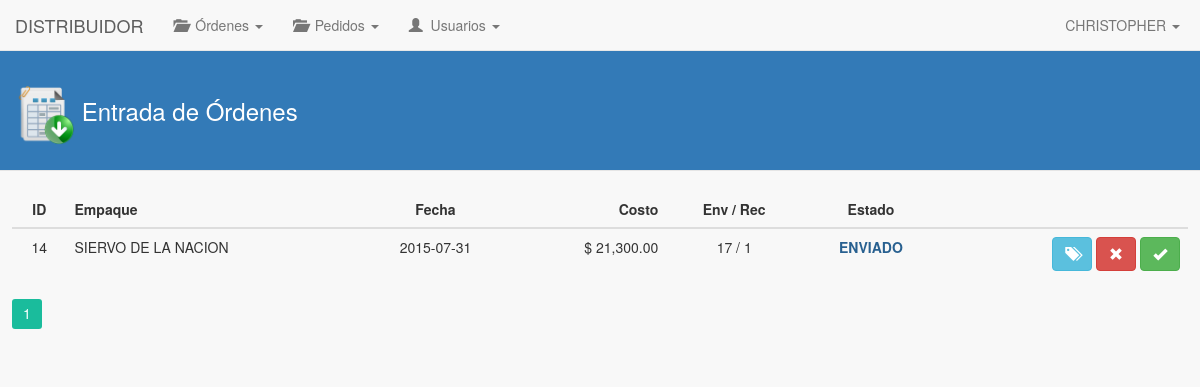
/distribuidor/entradasOrdenes/index.php (signed in), run on the app's committed database.
### tables this page shows
CREATE TABLE IF NOT EXISTS `usuario_distribuidor` (
  `id_usuario_distribuidor` int(11) NOT NULL AUTO_INCREMENT,
  `nombre_usuario_distribuidor` varchar(100) NOT NULL,
  `apellido_usuario_distribuidor` varchar(100) NOT NULL,
  `direccion_usuario_distribuidor` text NOT NULL,
  `telefono_usuario_distribuidor` varchar(20) NOT NULL,
  `entradas` int(11) NOT NULL DEFAULT '0',
  `pedidos` int(11) NOT NULL DEFAULT '0',
  `envios` int(11) NOT NULL DEFAULT '0',
  `id_usuario_fk` int(11) NOT NULL,
  `id_distribuidor_fk` int(11) NOT NULL,
  PRIMARY KEY (`id_usuario_distribuidor`),
  KEY `id_usuario_fk_idx` (`id_usuario_fk`),
  KEY `id_distribuidor_fk_idx` (`id_distribuidor_fk`)
);

CREATE TABLE IF NOT EXISTS `ordenes_distribuidor` (
  `id_orden` int(11) NOT NULL AUTO_INCREMENT,
  `fecha_orden` date NOT NULL,
  `fecha_entrega_orden` date NOT NULL,
  `costo_orden` decimal(10,2) NOT NULL,
  `descripcion_orden` text NOT NULL,
  `descripcion_cancelacion` text NOT NULL,
  `descripcion_rechazo` text NOT NULL,
  `id_usuario_distribuidor_fk` int(11) NOT NULL,
  `id_empaque_fk` int(11) NOT NULL,
  `estatus_orden` int(11) NOT NULL,
  PRIMARY KEY (`id_orden`),
  KEY `id_usuario_distribuidor_fk_idx` (`id_usuario_distribuidor_fk`),
  KEY `id_empaque_fk_idx` (`id_empaque_fk`)
);

CREATE TABLE IF NOT EXISTS `empresa_empaques` (
  `id_empaque` int(11) NOT NULL AUTO_INCREMENT,
  `nombre_empaque` varchar(200) NOT NULL,
  `rfc_empaque` varchar(15) NOT NULL,
  `pais_empaque` varchar(100) NOT NULL,
  `estado_empaque` varchar(100) NOT NULL,
  `ciudad_empaque` varchar(100) NOT NULL,
  `direccion_empaque` text NOT NULL,
  `cp_empaque` varchar(10) NOT NULL,
  `email_empaque` varchar(100) NOT NULL,
  `telefono1_empaque` varchar(20) NOT NULL,
  `telefono2_empaque` varchar(20) NOT NULL,
  `id_usuario_que_registro` int(11) NOT NULL,
  `fecha_registro_emp` date NOT NULL,
  `fecha_modificacion_emp` date NOT NULL,
  `estado` int(1) NOT NULL DEFAULT '1',
  PRIMARY KEY (`id_empaque`)
);

CREATE TABLE IF NOT EXISTS `distribuidor_cajas_envio` (
  `id_distribuidor_cajas_envio` int(11) NOT NULL AUTO_INCREMENT,
  `id_envio_fk` int(11) NOT NULL,
  `epc_caja` varchar(24) NOT NULL,
  `epc_tarima` varchar(24) NOT NULL,
  `enviado_dce` tinyint(1) NOT NULL,
  `recibido_dce` tinyint(1) NOT NULL,
  PRIMARY KEY (`id_distribuidor_cajas_envio`),
  KEY `id_orden_fk_idx` (`id_envio_fk`),
  KEY `id_orden_fk` (`id_envio_fk`)
);

### distribuidor/entradasOrdenes/index.php (the view, shortened to what this page needs)
<!DOCTYPE html>
<html>
	<head>
		<link rel="stylesheet" type="text/css" href="../../lib/bootstrap-3.3.5/css/bootstrap.min.css">
		<link rel='stylesheet' type='text/css' href='../../lib/pagination/css.css'/>
		<link rel="stylesheet" type="text/css" href="../../css/estilos.css">
	</head>
	<body>
		<?php
			include('../mod/navbar.php');
		?>
		<div class="contenido-general">
			<div class="modal-header">
				<h3 class="titulo-header">
					<h3 class="titulo-contenido">
						<img class="img-header" src="../../img/historial_entradas.png"> Entrada de Órdenes
					</h3>
				</h3>
			</div>
			<div class="contenido-general-2">
				<br>
				<div id="paginacion-resultados">
					<table class="table">
						<thead>
							<tr>
								<th class="centro">ID</th>
								<th>Empaque</th>
								<th class="centro">Fecha</th>
								<th class="derecha">Costo</th>
								<th class="centro">Env / Rec</th>
								<th class="centro">Estado</th>
								<th></th>
							</tr>
						</thead>
						<tbody>
							<?php
								$consulta = "SELECT id_distribuidor_fk, id_usuario_distribuidor FROM usuario_distribuidor WHERE id_usuario_fk = ".$_SESSION['id_usuario'];
								$resultado = mysql_query($consulta);
								$row = mysql_fetch_array($resultado);
								$id_distribuidor_fk = $row['id_usuario_distribuidor'];
								$cont = 0;
								$verAcciones = 0;
							    $consulta = "SELECT ords.id_orden, epqs.nombre_empaque, ords.fecha_entrega_orden, ords.costo_orden, ords.estatus_orden FROM ordenes_distribuidor AS ords, empresa_empaques AS epqs WHERE ords.id_empaque_fk = epqs.id_empaque AND ords.id_usuario_distribuidor_fk = $id_distribuidor_fk";
								$resultado = mysql_query($consulta);
								while($row = mysql_fetch_array($resultado)){
									$consulta4 = "SELECT id_envio FROM envios_empaque WHERE id_orden_fk = ".$row['id_orden']." LIMIT 1";
									$resultado4 = mysql_query($consulta4);
									while($row4 = mysql_fetch_array($resultado4)){
										$idEnvioFk = $row4['id_envio'];
										$consulta2 = "SELECT epc_caja FROM distribuidor_cajas_envio WHERE recibido_dce = 1 AND id_envio_fk = $idEnvioFk LIMIT 1";
										$resultado2 = mysql_query($consulta2);
										while($row2 = mysql_fetch_array($resultado2)){
											$consulta3 = "SELECT COUNT(epc_caja) AS total_enviados FROM distribuidor_cajas_envio WHERE enviado_dce = 1 AND id_envio_fk = $idEnvioFk";
											$resultado3 = mysql_query($consulta3);
											$row3 = mysql_fetch_array($resultado3);
											$totalEnviados = $row3['total_enviados'];
											$consulta3 = "SELECT COUNT(epc_caja) AS total_recibidos FROM distribuidor_cajas_envio WHERE recibido_dce = 1 AND id_envio_fk = $idEnvioFk";
											$resultado3 = mysql_query($consulta3);
											$row3 = mysql_fetch_array($resultado3);
											$totalRecibidos = $row3['total_recibidos']; ?>
											<tr>
								          		<td class="centro"><?php echo $row['id_orden']; ?></td>
								          		<td><?php echo $row['nombre_empaque']; ?></td>
								          		<td class="centro"><?php echo $row['fecha_entrega_orden']; ?></td>
								          		<td class="derecha"><?php echo "$ ".number_format($row['costo_orden'], 2, '.', ','); ?></td>
								          		<td class="centro"><?php echo $totalEnviados." / ".$totalRecibidos; ?></td>
								          		<?php
							          				$estado = $row['estatus_orden'];
							          				switch($estado) {
							          					case '3': echo "<td class='centro enviado'>ENVIADO</td>"; 		$verAcciones = 1; break;
							          				}
							          			?>
								          		<td class="derecha">
								          			<button class="btn btn-info" id="btn-detalles" onClick="mostrarDetalles(<?php echo $idEnvioFk; ?>)" data-toggle="tooltip" title="Ver detalles epcs"><i class="glyphicon glyphicon-tags"></i></button>
								          			<?php
								          				if($verAcciones == 1){ ?>
								          					<button class="btn btn-danger" id="btn-cancelar" onClick="cambiarEstadoOrden('rechazar', 5, <?php echo $row['id_orden']; ?>)" data-toggle="tooltip" title="Rechazar órden"><i class="glyphicon glyphicon-remove"></i></button>
									        				<button class="btn btn-success" id="btn-concretar" onClick="cambiarEstadoOrden('concretar', 4, <?php echo $row['id_orden']; ?>)" data-toggle="tooltip" title="Concretar órden"><i class="glyphicon glyphicon-ok"></i></button>
								          				<?php }
								          			?>
									        	</td>
								    	    </tr>
									<?php
											$cont++;
										}
									}
								}
							?>
						</tbody>
					</table>
					<?php if($cont > 0){ ?>
						<div class="my-navigation" style="margin: 0px auto;">
							<div class="simple-pagination-page-numbers"></div>
							<br><br><br>
						</div>
					<?php } else{ ?>
						<div class="alert alert-info" role="alert" style="text-align: center;">
							<strong>Sin resultados...</strong> No hay entradas registradas.
						</div>
					<?php } ?>
				</div>
			</div>
		</div>
	</body>
</html>

### distribuidor/mod/navbar.php (shortened to what this page needs)
<?php
	$consulta = "SELECT nombre_usuario_distribuidor FROM usuario_distribuidor WHERE id_usuario_fk = ".$_SESSION['id_usuario'];
	$resultado = mysql_query($consulta);
	$row = mysql_fetch_array($resultado);
	$nombreUsuario = $row['nombre_usuario_distribuidor'];
?>
<nav class="navbar navbar-default navbar-fixed-top" role="navigation">
  	<div class="navbar-header">
    	<a href="../" class="navbar-brand">DISTRIBUIDOR</a>
  	</div>
  	<div class="collapse navbar-collapse" id="navbar-collapse-01">
  		<ul class="nav navbar-nav">
			<li class="dropdown">
					<a href="#" class="dropdown-toggle" data-toggle="dropdown" role="button" aria-expanded="false"><span class="glyphicon glyphicon-folder-open"></span> &nbsp;Órdenes <span class="caret"></span></a>
			</li>
			<li class="dropdown">
				<a href="#" class="dropdown-toggle" data-toggle="dropdown" role="button" aria-expanded="false"><span class="glyphicon glyphicon-folder-open"></span> &nbsp;Pedidos <span class="caret"></span></a>
			</li>
			<?php
				if($_SESSION['nivel_socio'] == 1){ ?>
					<li class="dropdown">
  						<a href="#" class="dropdown-toggle" data-toggle="dropdown" role="button" aria-expanded="false"><span class="glyphicon glyphicon-user"></span> &nbsp;Usuarios <span class="caret"></span></a>
					</li>
				<?php }
			?>
    	</ul>
    	<ul class="nav navbar-nav navbar-right">
	        <li class="dropdown">
	          	<a href="#" class="dropdown-toggle" data-toggle="dropdown" role="button" aria-expanded="false"><span class="fui-user"></span> &nbsp;<?php echo $nombreUsuario; ?> <span class="caret"></span></a>
	        </li>
	    </ul>
  	</div>
</nav>

### css/estilos.css (style rules this page uses)
body { background-color: #F8F8F8; }
h3.titulo-header { color: #ffffff; }
h3.titulo-contenido { color: #ffffff; }
.modal-header { background-color: #337ab7; }
.img-header { width: 60px; }
.centro { text-align: center; }
.derecha { text-align: right; }
.navbar-right { margin-right: 5px; }
.contenido-general { background-color: #F8F8F8; margin: 0px auto; margin-top: 50px; width: 100%; }
.contenido-general-2 { margin: 0px auto; width: 98%; }
a { color: #337ab7; }
.enviado { color: #286090; font-weight: bold; }

### data on the page
usuario_distribuidor: nombre_usuario_distribuidor "CHRISTOPHER"
ordenes_distribuidor: id_orden "14", fecha_entrega_orden "2015-07-31", costo_orden "21,300.00"
distribuidor_cajas_envio: totalEnviados "17", totalRecibidos "1"
empresa_empaques: nombre_empaque "SIERVO DE LA NACION"
